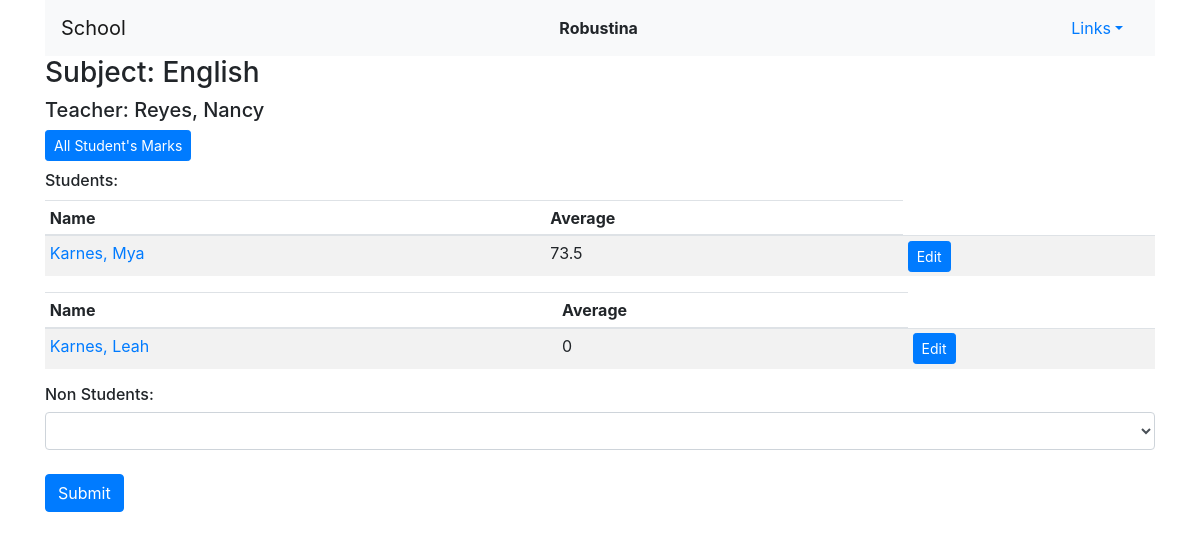
/course/1 (signed in), run on the app's committed database.
### grades/models.py (models this page shows, shortened)
class User(AbstractUser):
    is_teacher = models.BooleanField(default=False)
    is_student = models.BooleanField(default=False)

class Courses(models.Model):
    teacher = models.ForeignKey(Teacher, on_delete=models.CASCADE, related_name="professor")
    subject = models.CharField(max_length=120)

class Teacher(models.Model):
    user = models.ForeignKey(User, on_delete=models.CASCADE, related_name="teacher")
    last_name = models.CharField(max_length=120)
    first_name = models.CharField(max_length=120)
    telephone = models.CharField(max_length=10)
    def __str__(self):
        return f"{self.last_name}, {self.first_name}"

class Grades(models.Model):
    student = models.ForeignKey(Student, on_delete=models.CASCADE, related_name="student")
    course = models.ForeignKey(Courses, on_delete=models.CASCADE, related_name="course")
    t1_p1 = models.IntegerField(
            blank=True,
            default=0,
            validators=[
            MaxValueValidator(100),
            MinValueValidator(0)
        ])
    t1_p2 = models.IntegerField(
            blank=True,
            default=0,
            validators=[
            MaxValueValidator(100),
            MinValueValidator(0)
        ])
    t1_p3 = models.IntegerField(
            blank=True,
            default=0,
            validators=[
            MaxValueValidator(100),
            MinValueValidator(0)
        ])
    t2_p1 = models.IntegerField(
            blank=True,
            default=0,
            validators=[
            MaxValueValidator(100),
            MinValueValidator(0)
        ])
    t2_p2 = models.IntegerField(
            blank=True,
            default=0,
            validators=[
            MaxValueValidator(100),
            MinValueValidator(0)
        ])
    t2_p3 = models.IntegerField(
            blank=True,
            default=0,
            validators=[
            MaxValueValidator(100),
            MinValueValidator(0)
        ])
    t3_p1 = models.IntegerField(
            blank=True,
            default=0,
            validators=[
            MaxValueValidator(100),
            MinValueValidator(0)
        ])
    t3_p2 = models.IntegerField(
            blank=True,
            default=0,
            validators=[
            MaxValueValidator(100),
            MinValueValidator(0)
        ])
    t3_p3 = models.IntegerField(
            blank=True,
            default=0,
            validators=[
            MaxValueValidator(100),
            MinValueValidator(0)
        ])
    @property
    def grand(self):
        count = 0
        total = 0
        if self.t1_p1 > 0:
            count += 1
            total += self.t1_p1
        if self.t1_p2 > 0:
            count += 1
            total += self.t1_p2
        if self.t1_p3 > 0:
            count += 1
            total += self.t1_p3
        if self.t2_p1 > 0:
            count += 1
            total += self.t2_p1
        if self.t2_p2 > 0:
            count += 1
            total += self.t2_p2
        if self.t2_p3 > 0:
            count += 1
            total += self.t2_p3
        if self.t3_p1 > 0:
            count += 1
            total += self.t3_p1
        if self.t3_p2 > 0:
            count += 1
            total += self.t3_p2
        if self.t3_p3 > 0:
            count += 1
            total += self.t3_p3
        if count > 0:
            average = total / count
            avg = round(average, 1)
            return avg
        else:
            return 0

class Student(models.Model):
    user = models.ForeignKey(User, on_delete=models.CASCADE, related_name="student")
    last_name = models.CharField(max_length=120)
    first_name = models.CharField(max_length=120)
    telephone = models.CharField(max_length=10)
    courses = models.ManyToManyField(Courses, blank = True, related_name="courses")
    def __str__(self):
        return f"{self.last_name}, {self.first_name}"

### grades/views.py (the view)
# urls.py: path("course/<int:course_id>", views.course, name="course"),
@login_required(login_url='login')
def course(request, course_id):
    if request.method == "POST":
        add_student = request.POST["student"]
        student = Student.objects.get(id=add_student)
        student.courses.add(course_id)
        course = Courses.objects.get(id=course_id)
        grades = Grades(student=student, course=course)
        grades.save()
        course = Courses.objects.get(id=course_id)
        non_students = Student.objects.exclude(courses=course).all()
        students = Grades.objects.filter(course=course)
        current_user = request.user.get_username()
        is_super = SuperUser(current_user)
        is_teacher = TeacherUser(current_user)
        is_student = StudentUser(current_user)
        return render(request, "grades/course.html", {
            "course": course,
            "non_students": non_students,
            "students": students,
            "is_super": is_super,
            "is_teacher": is_teacher,
            "is_student": is_student,
        })
    else:
        course = Courses.objects.get(id=course_id)
        non_students = Student.objects.exclude(courses=course).all()
        students = Grades.objects.filter(course=course)
        current_user = request.user.get_username()
        is_super = SuperUser(current_user)
        is_teacher = TeacherUser(current_user)
        is_student = StudentUser(current_user)
        return render(request, "grades/course.html", {
            "course": course,
            "non_students": non_students,
            "students": students,
            "is_super": is_super,
            "is_teacher": is_teacher,
            "is_student": is_student,
        })

### grades/util.py (called while the page is built)
def SuperUser(current_user):
    superusers = User.objects.filter(is_superuser=True)
    current_id = User.objects.get(username=current_user)
    is_super = False
    for su in superusers:
        if current_id == su:
            is_super = True
    return is_super

def TeacherUser(current_user):
    teacher = User.objects.filter(is_teacher=True)
    current_id = User.objects.get(username=current_user)
    is_teacher = False
    for t in teacher:
        if current_id == t:
            is_teacher = True
    return is_teacher

def StudentUser(current_user):
    student = User.objects.filter(is_student=True)
    current_id = User.objects.get(username=current_user)
    is_student = False
    for s in student:
        if current_id == s:
            is_student = True
    return is_student

### grades/templates/grades/course.html (shortened to what this page needs)
{% extends "grades/layout.html" %}
{% load static %}
{% block body %}
<div class="container">
    <h3>Subject: {{ course.subject }}</h3>
    <h5>Teacher: {{ course.teacher }}</h5>
    <form action="{% url 'course_report' %}" method="post">
    <button name="course_id" value="{{ course.id }}" class="btn btn-primary btn-sm">All Student's Marks</button>
    </form>
    <h6 class="title">Students:</h6>
        {% for student in students %}
        <table class="table table-sm table-striped">
            <thead>
                <th>Name</th>
                <th>Average</th>
            </thead>
            <tbody>
                <td><a href="{% url 'student' student.student_id %}">{{ student.student }}</a></td>
                <td>{{ student.grand }}</td>
                {% if is_teacher %}
                <form action="{% url 'student' student.student_id %}" method="post">
                <td><button name="id" value="{{ student.id }}" class="btn btn-primary btn-sm">Edit</button></td>
                </form>
                {% endif %}
            </tbody>
        </table>
        {% empty %}
            <li class="list-group-item list-group-item-action">No Students.</li>
        {% endfor %}
    {% if is_super or is_teacher %}
    <h6>Non Students:</h6>
    <form action="{% url 'course' course.id %}" method="post">
        <select class="form-control" name="student" id="">
        </select>
        <br>
        <input class="btn btn-primary" type="submit">
    </form>
    {% endif %}
</div>
{% endblock %}

### grades/templates/grades/layout.html (shortened to what this page needs)
{% load static %}
<!DOCTYPE html>
<html lang="en">
    <head>
        <link rel="stylesheet" href="https://stackpath.bootstrapcdn.com/bootstrap/4.4.1/css/bootstrap.min.css">
        <link rel="stylesheet" href="{% static 'grades/styles.css' %}">
    </head>
    <body>
        <div class="container">
        <nav class="navbar navbar-expand-lg navbar-light bg-light d-flex justify-content-between">
            <a class="navbar-brand" href="{% url 'index' %}">School</a>
            <div>
              <ul class="navbar-nav mr-auto">
                {% if user.is_authenticated %}
                    <li class="nav-item">
                        <strong>{{ user.username }}</strong>
                    </li>
                {% endif %}
              </ul>
            </div>
            <div>
                {% if user.is_authenticated %}
                    <li class="nav-item dropdown" style="list-style: none;">
                        <a class="nav-link dropdown-toggle" data-toggle="dropdown" href="#" role="button" aria-haspopup="true" aria-expanded="false">Links</a>
                      </li>
                {% endif %}
            </div>
        </nav>
    </div>
        <div class="body">
            {% block body %}
            {% endblock %}
        </div>
    </body>
</html>

### grades/static/grades/styles.css (style rules this page uses)
table td { position: relative; }
.title { margin-top: 10px; margin-bottom: 10px; }

### data on the page
User: username "Robustina"
Courses: subject "English", teacher "Reyes, Nancy"
Grades: student "Karnes, Mya", grand "73.5", {{ student.id }} 2 (drawn)
Grades: student "Karnes, Leah", grand "0", {{ student.id }} 21 (drawn)
